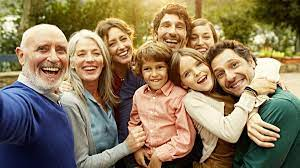
#> input picture family.jpeg, 300 x 168 px, found by its file name
$ python chapter9cv.py
#> lines starting #> are read from the running program, lines starting #| are printed output that depends on the picture; after the words box and inside, x2 and y2 are one past the last pixel; in counts of white or black regions, pixels touching at a corner belong together
import cv2

faceCascade= cv2.CascadeClassifier("/home/hritik/workspace/nibbapy/haarcascade/haar-cascade-files-master/haarcascade_frontalface_default.xml")
img = cv2.imread('/home/hritik/workspace/nibbapy/family.jpeg')
#> img is the input picture: shape (168, 300, 3); mean B, G, R 93.7, 122.4, 139.5

imgGray = cv2.cvtColor(img,cv2.COLOR_BGR2GRAY)
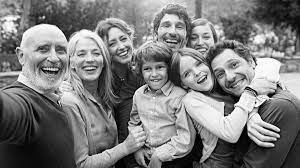
#> imgGray: shape (168, 300); min 0, max 254, mean 124.2

faces = faceCascade.detectMultiScale(imgGray,1.1,3)
#> faces = [[186, 26, 29, 29], [139, 56, 31, 31], [155, 13, 36, 36], [68, 36, 42, 42], [23, 27, 58, 58]]

for (x,y,w,h) in faces:
    cv2.rectangle(img,(x,y),(x+w,y+h),(255,0,0),2)
#> this loop made 5 passes
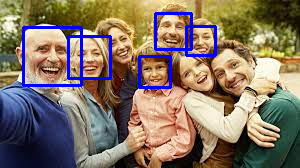
#> img: shape (168, 300, 3); 4.56% of pixels changed, all inside (x1, y1, x2, y2) = (22, 12, 217, 89)


cv2.imshow("Result", img)
cv2.waitKey(0)

$ run again, with blackandwhite.jpeg copied over family.jpeg
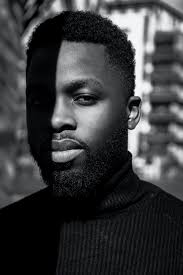
#> input picture blackandwhite.jpeg, 183 x 275 px, found by its file name
#> img is the input picture: shape (275, 183, 3); mean B, G, R 60.4, 58.6, 57.8
#> faces = [[7, 53, 116, 116]]
#> the loop `for (x,y,w,h) in faces:` made 1 pass
#> after the loop `for (x,y,w,h) in faces:`:
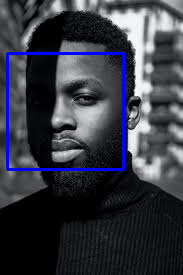
#> img: shape (275, 183, 3); 2.76% of pixels changed, all inside (x1, y1, x2, y2) = (6, 52, 125, 171)

$ run again, with cardimg.jpeg copied over family.jpeg
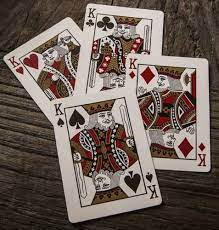
#> input picture cardimg.jpeg, 219 x 230 px, found by its file name
#> img is the input picture: shape (230, 219, 3); mean B, G, R 89.3, 96.9, 110.3
#> `imgGray = cv2.cvtColor(img,cv2.COLOR_BGR2GRAY)`:
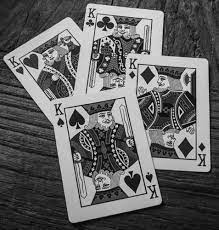
#> imgGray: shape (230, 219); min 0, max 250, mean 100.1
#> faces = ()
